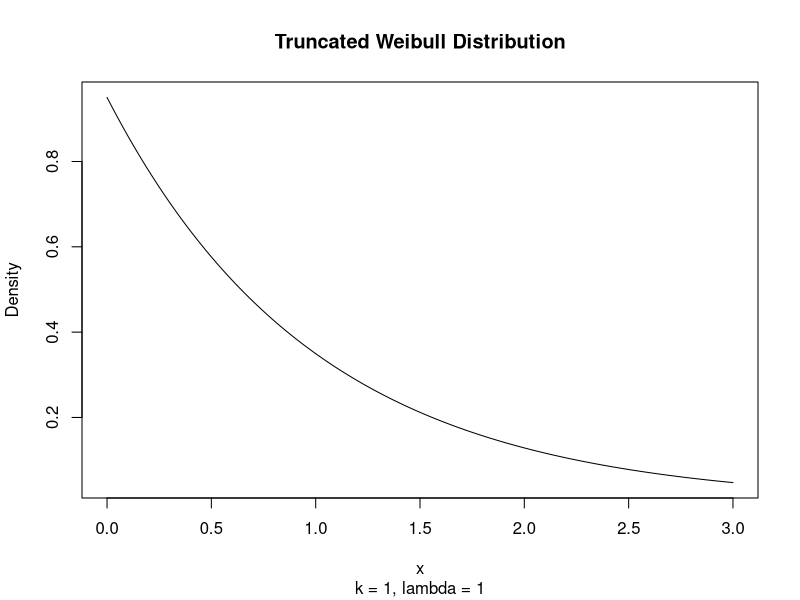
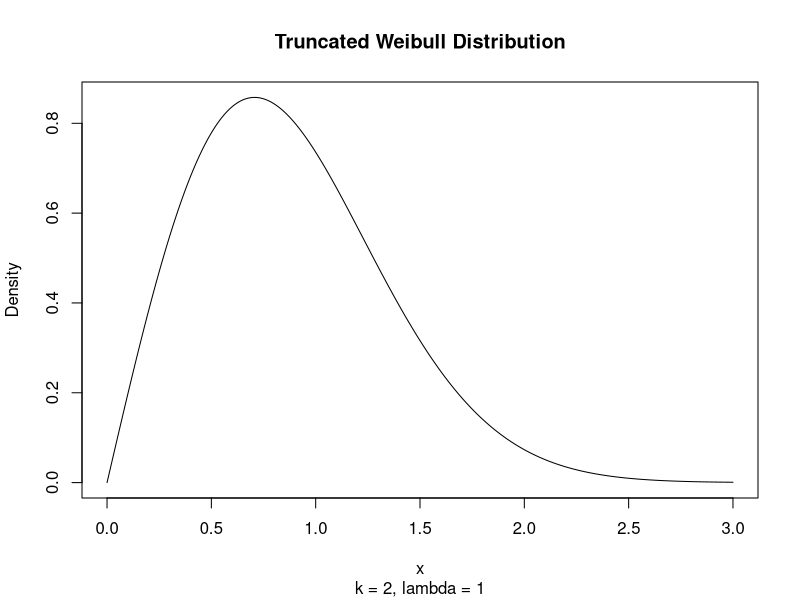
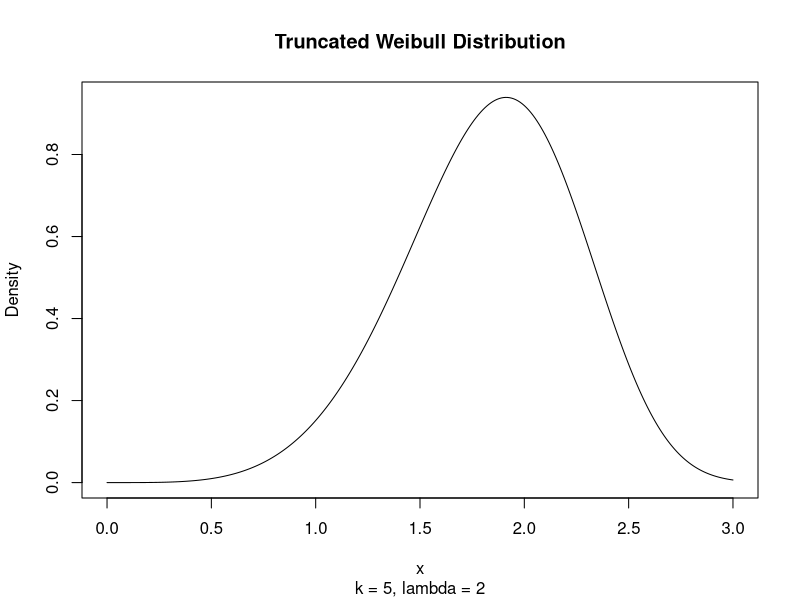
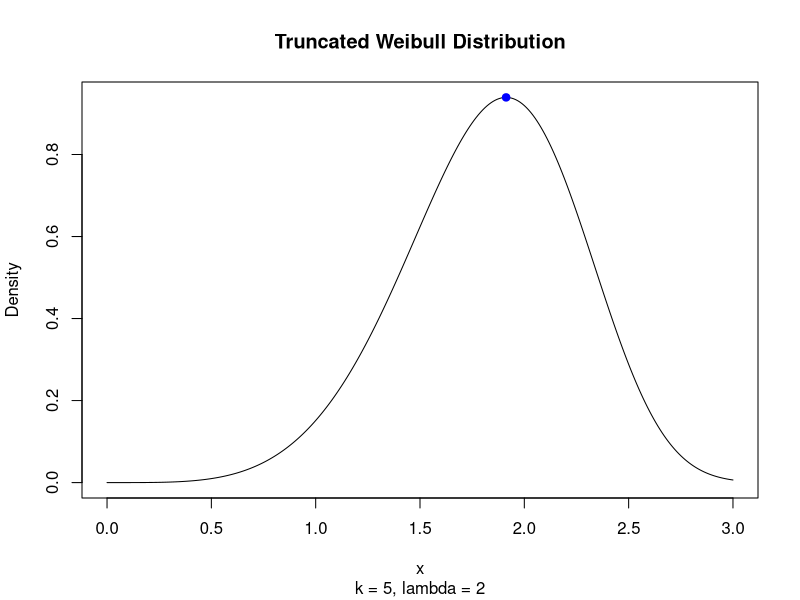

Reproduce these figures in R, in order. (Note: this script raises an error after producing the figures.)
# 1) b)

truncatedweibullpdf <- function(x, k, lambda){
  # Checks if k, lambda is over 0
  if (k <= 0 | lambda <= 0){
    return("Invalid Inputs")
  }
  # Set A value
  A <- 1 - exp(-(3/lambda)^k)
  # Find and return value of x
  xVal <- A * (k/lambda) * ((x/lambda)^(k-1)) * exp(-(x/lambda)^k)
  return(xVal)
}


# 1) c)
x <- seq(0,3,0.01)
xi <- truncatedweibullpdf(x, 1, 1)
xii <- truncatedweibullpdf(x, 2, 1)
xiii <- truncatedweibullpdf(x, 5, 2)

plot(x, xi, type = 'l', main = 'Truncated Weibull Distribution', sub = 'k = 1, lambda = 1', ylab = 'Density', xlab = 'x')
plot(x, xii, type = 'l', main = 'Truncated Weibull Distribution', sub = 'k = 2, lambda = 1', ylab = 'Density', xlab = 'x')
plot(x, xiii, type = 'l', main = 'Truncated Weibull Distribution', sub = 'k = 5, lambda = 2', ylab = 'Density', xlab = 'x')


# 1) e)
uniform2d <- function(n, Mx, My){  
  # Generates a uniform sample over 0 to the Max x and y
  x <- runif(n, 0, Mx)
  y <- runif(n, 0, My)
  # Puts x and y into a 2 x n matrix and returns it
  coords <- matrix(c(x,y), nrow = 2, ncol = n, byrow = TRUE)
  return(coords)
}


# 1) f)
optMax <-optimize(truncatedweibullpdf, c(0, 3), k = 5, lambda = 2, maximum = TRUE, tol = 1e-6)
plot(x, xiii, type = 'l', main = 'Truncated Weibull Distribution', sub = 'k = 5, lambda = 2', ylab = 'Density', xlab = 'x')
points(optMax$maximum, optMax$objective, pch = 19, col = "blue")


# 1) g)
sample <- uniform2d(10, 3, optMax$objective)

reject <- function(uniMat){
  optMax <-optimize(truncatedweibullpdf, c(0, 3), k = 5, lambda = 2, maximum = TRUE, tol = 1e-6)
  indRem <- c()
  for(i in 1:dim(uniMat)[2]){
    xCoord <- uniMat[1, i]
    yCoord <- uniMat[2, i]
    fx <- truncatedweibullpdf(xCoord, 5, 2)
    if(yCoord > fx){
      indRem <- append(indRem, -i)
    }
    uniMat <- uniMat[indRem]
  }
  return(uniMat)
}

newsample <- reject(sample)


plot(newsample[1,1:dim(newsample)[2]], newsample[2,1:dim(newsample)[2]])



